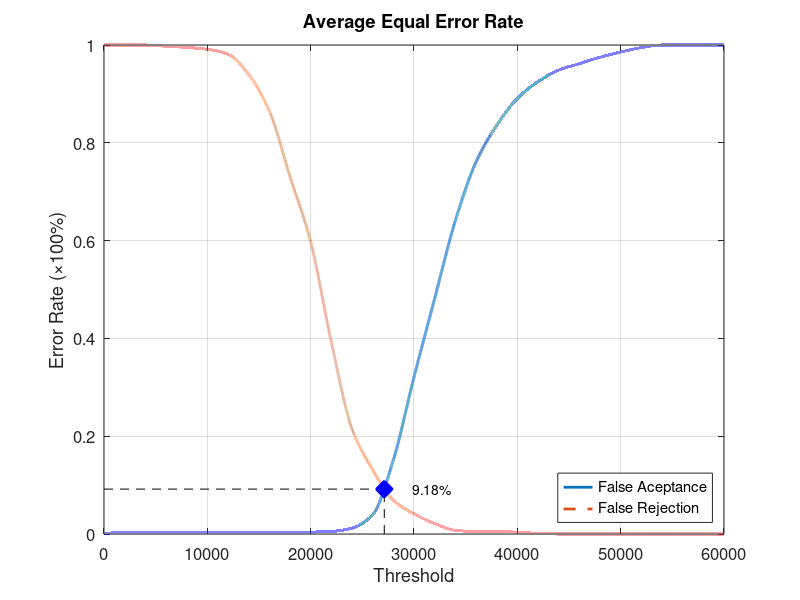
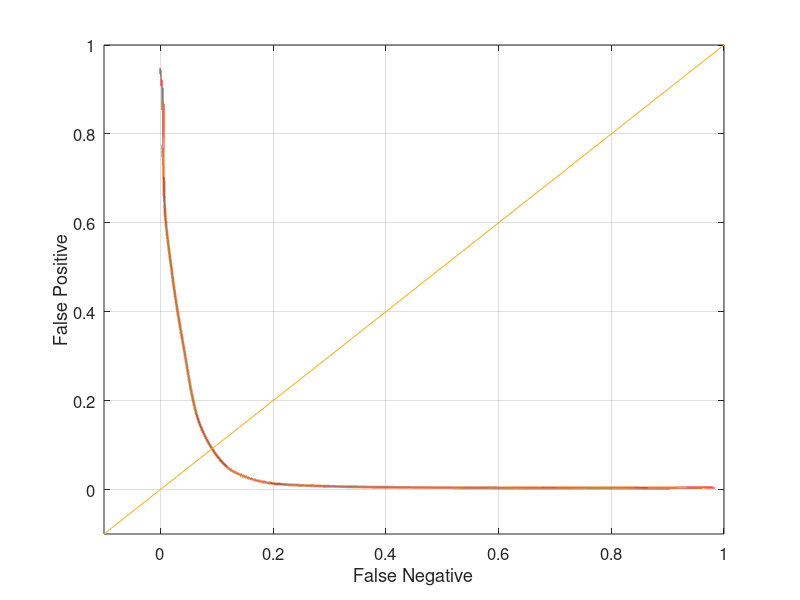

These charts were generated, in order, by the following MATLAB code:
function yEER = Experiment4Average
close all;
clear;
clc;
x = 0:2000:60000;
xq = 0:0.5:60000;

y0 = [0 0.00394737 0.00394737 0.00394737 0.00394737 0.00394737 0.00394737 0.00394737 0.00394737 0.00394737 0.00394737 0.00526316 0.0118421 0.0394737 0.151316 0.321053 0.481579 0.64079 0.760526 0.835526 0.89079 0.925 0.948684 0.961842 0.975 0.985526 0.994737 1 1 1 1];
yy0 = interp1(x, y0, xq, 'pchip');
y1 = [1 1 1 0.9975 0.995 0.99125 0.98125 0.94 0.865 0.73125 0.5975 0.3925 0.215 0.13125 0.06875 0.04125 0.02125 0.0075 0.005 0.005 0.00375 0.00125 0 0 0 0 0 0 0 0 0];
yy1 = interp1(x, y1, xq, 'pchip');

% Calculating EER: 
y2 = abs(y0 - y1);
find(y2 == min(y2))
yy2 = abs(yy0 - yy1);
xEER = find(yy2 == min(yy2));
xEERIndex = xq(xEER) % X-axis EER
yEER = yy0(xEER) % Y-axis EER

main = figure
plot(xq, yy0,'-','LineWidth', 2);	hold on
plot(xq, yy1,'--','LineWidth', 2);	hold on
plot([xEERIndex xEERIndex], [0 yEER], 'k--');	hold on
plot([0 xEERIndex], [yEER yEER], 'k--');	hold on
plot(xEERIndex, yEER, 'bx', 'LineWidth', 10);	hold on
text(xEERIndex + 10 * xEERIndex / 100, yEER, [num2str(round((10000 * yEER)) / 100) '%'])
legend('False Aceptance', 'False Rejection', 'Location', 'SouthEast')
xlabel('Threshold')
ylabel('Error Rate (\times100%)')
title('Average Equal Error Rate')
set(gca, 'FontSize', 12)
axis([0 60000 0 1])
grid on

print(main, 'Experiment4AverageMain', '-dpng');
FNRxFPR = figure('Color', [1 1 1]);
plot(yy1, yy0, '-', yy1, yy0, 'LineWidth', 2);
hold on
y = -0.1:0.1:1
plot(y, y); 
set(gca, 'FontSize', 12)
xlabel('False Negative')
ylabel('False Positive')
axis([-0.1 1 -0.1 1])
set(gca, 'FontSize', 12)
grid on

print(FNRxFPR, 'Experiment4AverageFNRxFPR','-dpng');
end
